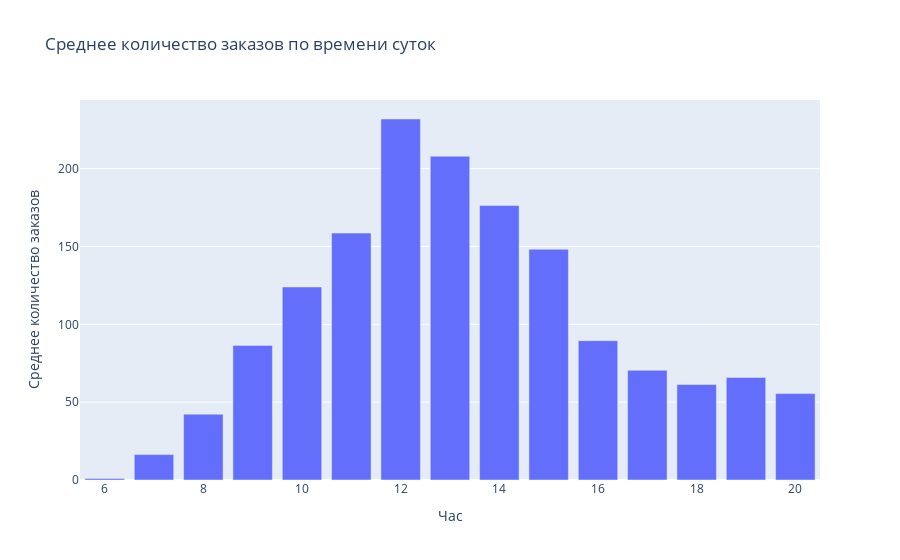

This figure's notebook cell:
### Markdown cell above
### Задание 4.7
Выделите дату из признака времени совершения транзакции.
Сгруппируйте данные по датам и часам совершения транзакции и найдите количество заказов на каждый день-час. Затем найдите среднее количество ежедневно поступающих заказов в каждый из часов.

Постройте визуализацию, отражающую распределение среднего количества ежедневно поступающих заказов по времени суток (часу совершения транзакции).

Выберите верные утверждения:
* Больше всего заказов совершается в дневное время в интервале от 18 до 20 часов
* Больше всего заказов совершается в вечернее время в интервале от 10 до 15 часов
* Начиная с 21 часа вечера и до 6 утра (не включительно) заказы не поступают 
* Заказы поступают во все периоды дня

### Code cell
data['date'] = data['InvoiceDate'].apply(lambda x: x.date())

orders = data.groupby(['date', 'hour'])['InvoiceNo'].count().reset_index()
average_per_hour = orders.groupby('hour')['InvoiceNo'].mean().reset_index()

fig = px.bar(average_per_hour,
             x='hour',
             y='InvoiceNo',
             labels={'InvoiceNo': 'Среднее количество заказов', 'hour': 'Час'},
             title='Среднее количество заказов по времени суток')

fig.show()

### Figure 1 — Plotly figure (JSON) as saved in the notebook; plotly's stock layout.template omitted (floating-point values rounded to 4 significant figures)
{"data": [{"alignmentgroup": "True", "hovertemplate": "Час=%{x}<br>Среднее количество заказов=%{y}<extra></extra>", "legendgroup": "", "marker": {"color": "#636efa", "pattern": {"shape": ""}}, "name": "", "offsetgroup": "", "orientation": "v", "showlegend": false, "textposition": "auto", "type": "bar", "x": [6, 7, 8, 9, 10, 11, 12, 13, 14, 15, 16, 17, 18, 19, 20], "xaxis": "x", "y": [1, 16.3, 42.27, 86.46, 124.0, 158.6, 231.9, 207.9, 176.3, 148.2, 89.49, 70.48, 61.36, 65.9, 55.5], "yaxis": "y"}], "layout": {"barmode": "relative", "legend": {"tracegroupgap": 0}, "title": {"text": "Среднее количество заказов по времени суток"}, "xaxis": {"anchor": "y", "domain": [0, 1], "title": {"text": "Час"}}, "yaxis": {"anchor": "x", "domain": [0, 1], "title": {"text": "Среднее количество заказов"}}}}
